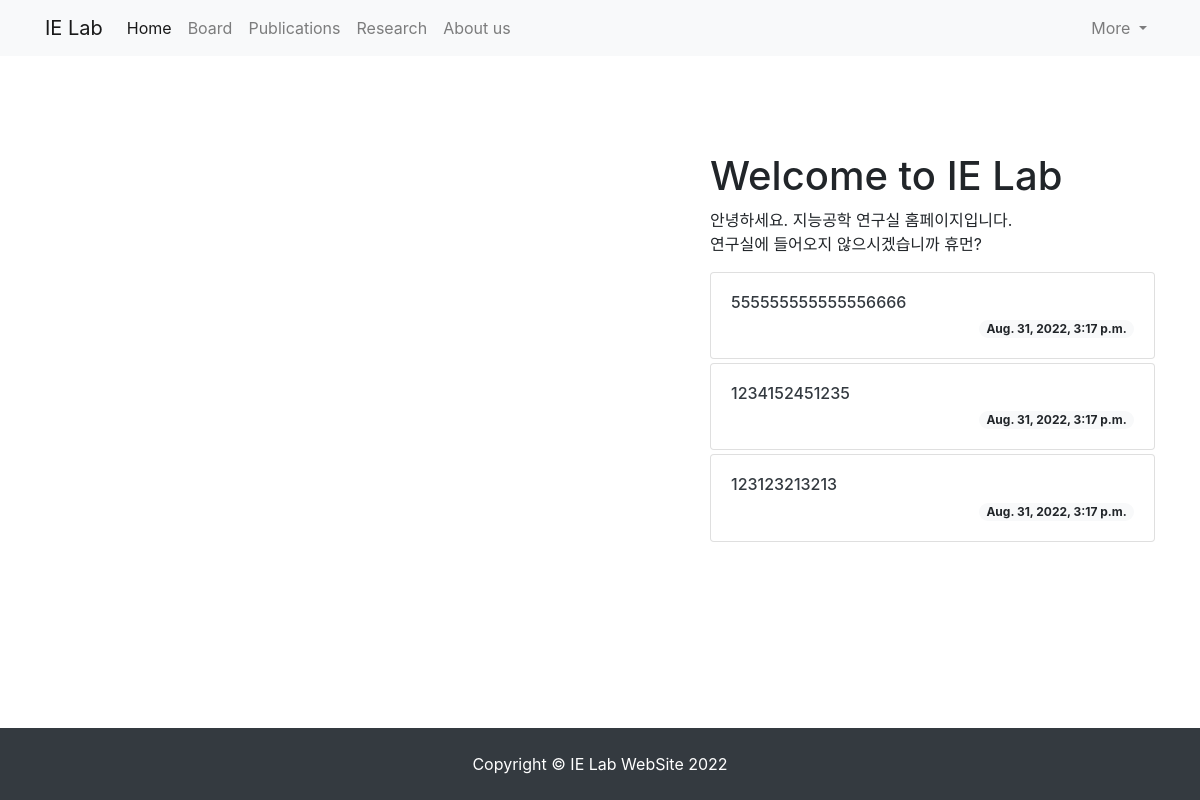
Before: / with the older database file.
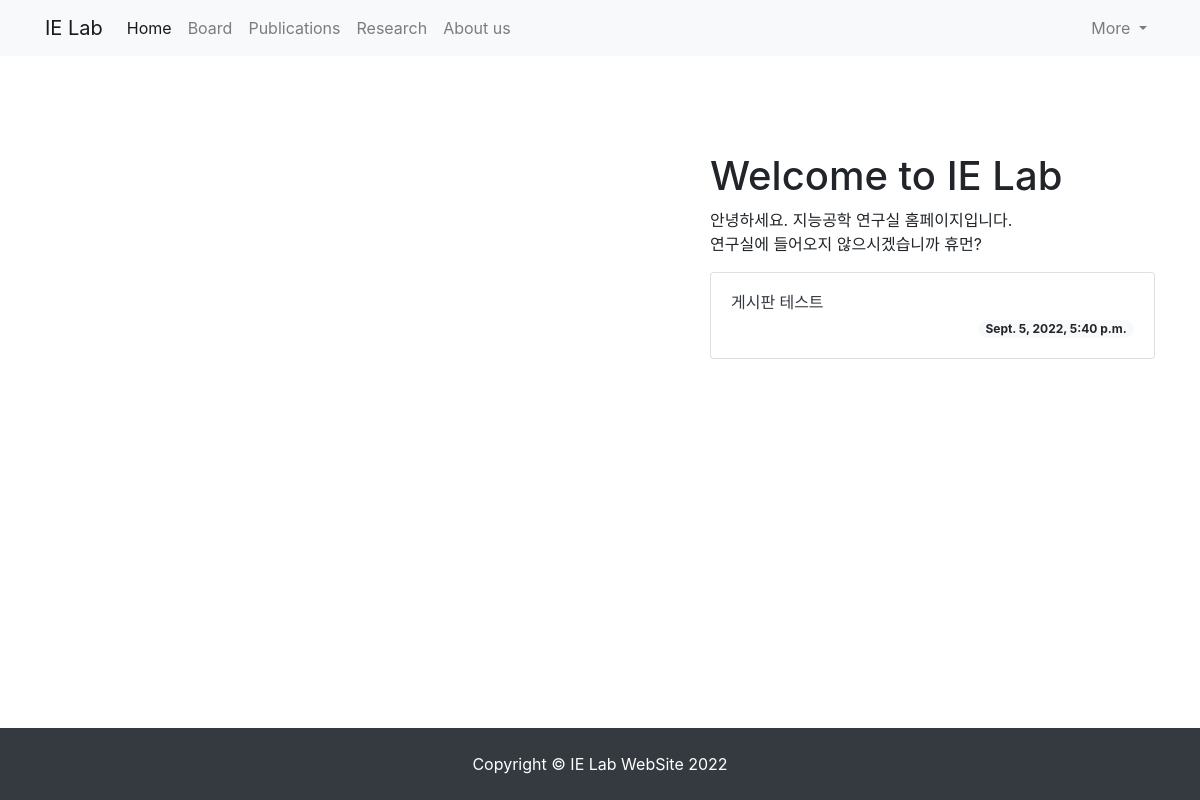
After: the same page with the newer database file.
### blog/models.py (models this page shows, shortened)
class Post(models.Model):
    title = models.CharField(max_length=100)
    hook_text = models.CharField(max_length=100, blank=True)
    content = MarkdownxField()
    head_image = models.ImageField(upload_to='blog/images/%Y/%m/%d/', blank=True)
    file_upload = models.FileField(upload_to='blog/files/%Y/%m/%d/', blank=True)
    created_at = models.DateTimeField(auto_now_add=True)
    updated_at = models.DateTimeField(auto_now=True)
    author = models.ForeignKey(User, null=True, on_delete=models.SET_NULL)
    def get_absolute_url(self):
        return f'/blog/{self.pk}/'

### pages/views.py (the view)
# urls.py: path('', views.landing),
def landing(request):
    recent_posts = Post.objects.order_by('-pk')[:3]
    return render(
        request,
        'pages/landing.html',
        {
            'recent_posts' : recent_posts,
        }
    )

### pages/templates/pages/landing.html (shortened to what this page needs)
<!DOCTYPE html>
{% load static %}
<html lang="ko">
<head>
    <link rel="stylesheet" href="{% static 'blog/bootstrap/bootstrap.min.css' %}" media="screen">
    <link rel="stylesheet" href="{% static 'pages/css/landing2.css' %}" media="screen">
</head>
<body>
    {% include 'blog/navbar.html' %}
    <section>
        <div class="container">
            <div class="row justify-content-between">
                <div class="col-lg-6 text-light">
                </div>
                <div class="col-lg-5 mt-5">
                    <h1 class="mt-5">Welcome to IE Lab</h1>
                    <p>
                        안녕하세요. 지능공학 연구실 홈페이지입니다.<br>
                        연구실에 들어오지 않으시겠습니까 휴먼?
                    </p>
                    {% for post in recent_posts %}
                        <div class="card mt-1">
                            <div class="card-body">
                                <h6><a href="{{ post.get_absolute_url }}" class="text-decoration-none text-dark">
                                    {{ post.title }}
                                </a></h6>
                                <span class="badge badge-pill badge-light float-right">
                                {{ post.created_at }}
                            </span>
                            </div>
                        </div>
                    {% endfor %}
                </div>
            </div>
        </div>
    </section>
    <div class="fixed-bottom">
        {% include 'blog/footer.html' %}
    </div>
</body>
</html>

Changed rows visible on the page:
removed Post: title "555555555555556666", created_at "Aug. 31, 2022, 3:17 p.m."
removed Post: title "1234152451235", created_at "Aug. 31, 2022, 3:17 p.m."
removed Post: title "123123213213", created_at "Aug. 31, 2022, 3:17 p.m."
added Post: title "게시판 테스트", created_at "Sept. 5, 2022, 5:40 p.m."
